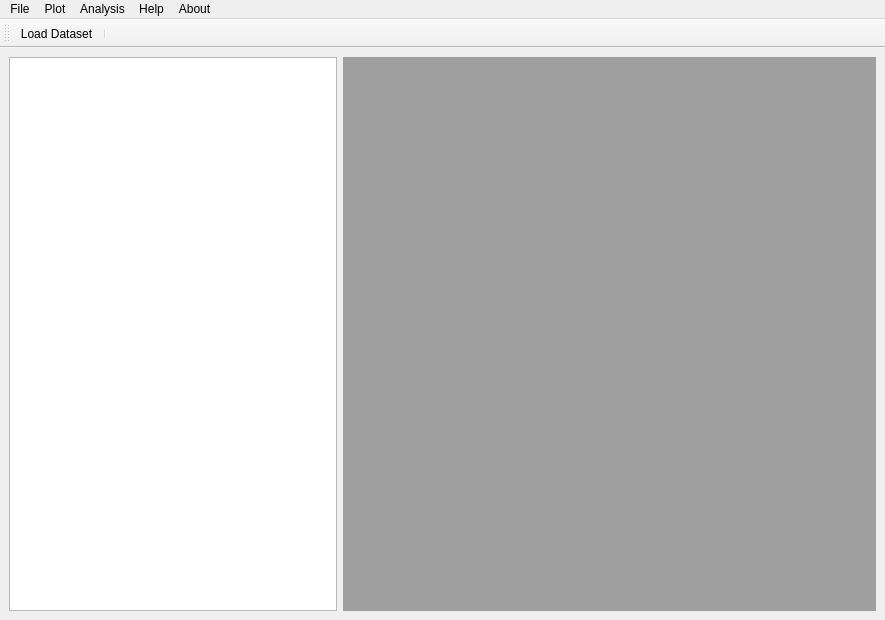
<?xml version="1.0" encoding="UTF-8"?>
<ui version="4.0">
 <class>ParentWindow</class>
 <widget class="QMainWindow" name="ParentWindow">
  <property name="geometry">
   <rect>
    <x>0</x>
    <y>0</y>
    <width>885</width>
    <height>620</height>
   </rect>
  </property>
  <property name="minimumSize">
   <size>
    <width>50</width>
    <height>50</height>
   </size>
  </property>
  <property name="baseSize">
   <size>
    <width>500</width>
    <height>100</height>
   </size>
  </property>
  <property name="windowTitle">
   <string>DataViz 0.0</string>
  </property>
  <widget class="QWidget" name="centralwidget">
   <layout class="QHBoxLayout" name="horizontalLayout_2">
    <item>
     <layout class="QHBoxLayout" name="horizontalLayout">
      <item>
       <widget class="QTableWidget" name="tableWidget"/>
      </item>
      <item>
       <widget class="QMdiArea" name="WindowsManager">
        <property name="viewMode">
         <enum>QMdiArea::SubWindowView</enum>
        </property>
       </widget>
      </item>
     </layout>
    </item>
   </layout>
  </widget>
  <widget class="QMenuBar" name="menubar">
   <property name="geometry">
    <rect>
     <x>0</x>
     <y>0</y>
     <width>885</width>
     <height>21</height>
    </rect>
   </property>
   <widget class="QMenu" name="menuFile">
    <property name="title">
     <string>File</string>
    </property>
    <addaction name="actionLoad_Dataset"/>
    <addaction name="actionDraw_Dataset"/>
   </widget>
   <widget class="QMenu" name="menuPlot">
    <property name="title">
     <string>Plot</string>
    </property>
    <addaction name="actionPlot_histogram"/>
   </widget>
   <widget class="QMenu" name="menuAnalysis">
    <property name="title">
     <string>Analysis</string>
    </property>
    <addaction name="actionFunction"/>
   </widget>
   <widget class="QMenu" name="menuHelp">
    <property name="title">
     <string>Help</string>
    </property>
    <addaction name="actionHelp"/>
   </widget>
   <widget class="QMenu" name="menuAbout">
    <property name="title">
     <string>About</string>
    </property>
    <addaction name="actionAbout"/>
   </widget>
   <addaction name="menuFile"/>
   <addaction name="menuPlot"/>
   <addaction name="menuAnalysis"/>
   <addaction name="menuHelp"/>
   <addaction name="menuAbout"/>
  </widget>
  <widget class="QToolBar" name="toolBar">
   <property name="enabled">
    <bool>true</bool>
   </property>
   <property name="windowTitle">
    <string>toolBar</string>
   </property>
   <property name="movable">
    <bool>true</bool>
   </property>
   <property name="allowedAreas">
    <set>Qt::AllToolBarAreas</set>
   </property>
   <attribute name="toolBarArea">
    <enum>TopToolBarArea</enum>
   </attribute>
   <attribute name="toolBarBreak">
    <bool>false</bool>
   </attribute>
   <addaction name="actionLoad_Dataset"/>
   <addaction name="separator"/>
  </widget>
  <action name="actionLoad_Dataset">
   <property name="icon">
    <iconset resource="resources.qrc">
     <normaloff>:/icons/dataset.svg</normaloff>:/icons/dataset.svg</iconset>
   </property>
   <property name="text">
    <string>Load Dataset</string>
   </property>
  </action>
  <action name="actionAbout">
   <property name="icon">
    <iconset resource="resources.qrc">
     <normaloff>:/icons/aboutSymbol.svg</normaloff>:/icons/aboutSymbol.svg</iconset>
   </property>
   <property name="text">
    <string>About</string>
   </property>
  </action>
  <action name="actionHelp">
   <property name="icon">
    <iconset resource="resources.qrc">
     <normaloff>:/icons/helpSymbol.svg</normaloff>:/icons/helpSymbol.svg</iconset>
   </property>
   <property name="text">
    <string>Help</string>
   </property>
  </action>
  <action name="action_Color">
   <property name="text">
    <string>Color</string>
   </property>
  </action>
  <action name="actionDraw_Dataset">
   <property name="icon">
    <iconset>
     <normaloff>C:/Users/Toavina/Downloads/296912_write_pen_drawing_writing_pencil_icon.svg</normaloff>C:/Users/Toavina/Downloads/296912_write_pen_drawing_writing_pencil_icon.svg</iconset>
   </property>
   <property name="text">
    <string>Draw Dataset</string>
   </property>
  </action>
  <action name="actionPlot_multiple_datasets">
   <property name="text">
    <string>Plot multiple datasets</string>
   </property>
  </action>
  <action name="actionFunction">
   <property name="icon">
    <iconset>
     <normaloff>C:/Users/Toavina/Downloads/function-mathematical-symbol-svgrepo-com.svg</normaloff>C:/Users/Toavina/Downloads/function-mathematical-symbol-svgrepo-com.svg</iconset>
   </property>
   <property name="text">
    <string>Function</string>
   </property>
  </action>
  <action name="actionPlot_histogram">
   <property name="icon">
    <iconset>
     <normaloff>C:/Users/Toavina/Downloads/histogram-svgrepo-com.svg</normaloff>C:/Users/Toavina/Downloads/histogram-svgrepo-com.svg</iconset>
   </property>
   <property name="text">
    <string>Plot histogram</string>
   </property>
  </action>
 </widget>
 <resources>
  <include location="resources.qrc"/>
 </resources>
 <connections/>
</ui>
